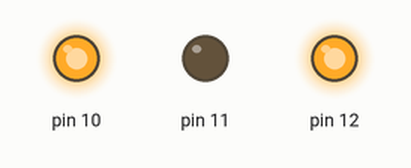
Simulated run of this sketch. Board: Arduino Uno, built with avr-gcc and run on an emulated ATmega328P. On the bench: output pins drawn as LEDs (lit = HIGH).

Above: at 0.05 s.
At 2.75 s:
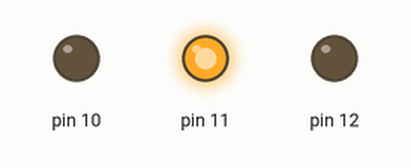
Timing chart, 0 to 3.0 s (numbered marks = the images above):
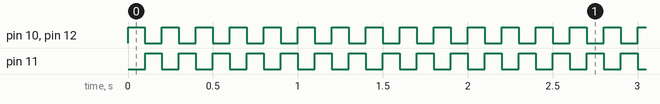

The sketch:

6_3-CakarLed.ino
```cpp
void setup() {
  pinMode(10, OUTPUT);
  pinMode(11, OUTPUT);
  pinMode(12, OUTPUT);
}

void loop() {
  digitalWrite(10, HIGH);
  digitalWrite(11, LOW);
  digitalWrite(12, HIGH);
  delay(100);
  digitalWrite(10, LOW);
  digitalWrite(11, HIGH);
  digitalWrite(12, LOW);
  delay(100);
}
```

Measured:
- by itself, pin 10–12: alternates HIGH for 0.10 s and LOW for 0.10 s
